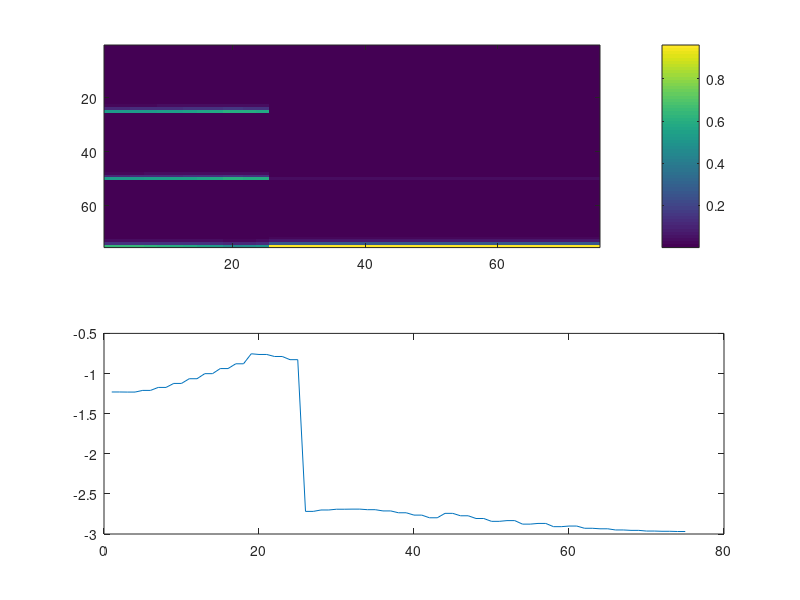

Here is the MATLAB script that generated this plot: (Note: this script raises an error after producing the figure.)
% LQR-based traffic smoothing.

function test_traffic_lqr

close all
count=0;
while count<10
  [x,status]=init;
  if status~=-1
    run(x)
    count=count+1;
  end
end

function [x,status]=init
global A B K n_cars n_active xlast vd dd topology radius dmin tau delay

status=0;

% Gains for unactuated cars.
k1=100;
k2=100;

% Reaction Delay
delay=1;
tau=0.15;

n_cars=25;

% Build the system matrices.
C1=diag(-1*ones(n_cars,1))+diag(ones(n_cars-1,1),-1);
C2=diag(-1*ones(n_cars,1));%+diag(ones(n_cars-1,1),-1);
if strcmpi(topology,'loop')
  C1(1,n_cars)=1;
end

if ~delay
  A=zeros(n_cars*2);
  topology='loop';
  A(1:n_cars,n_cars+1:2*n_cars)=C1;
  A(n_cars+1:2*n_cars,1:n_cars)=k1*eye(n_cars);
  A(n_cars+1:2*n_cars,n_cars+1:2*n_cars)=k2*C2;
else
  A=zeros(n_cars*3);
  A(1:n_cars,n_cars+1:2*n_cars)=C1;
  A(n_cars+1:2*n_cars,2*n_cars+1:3*n_cars)=eye(n_cars);
  A(2*n_cars+1:3*n_cars,1:n_cars)=k1*eye(n_cars)/tau;
  A(2*n_cars+1:3*n_cars,n_cars+1:2*n_cars)=k2*C2/tau;
  A(2*n_cars+1:3*n_cars,2*n_cars+1:3*n_cars)=-eye(n_cars)/tau;
end
  
[V,L]=eig(A);

%if strcmpi(topology,'line')
%  A(1,n_cars+1)=0;
%  A(n_cars+1,1)=0;
%end

% Indices of actuated cars.

figure(45)
subplot(211)
imagesc(abs(V))
colorbar
subplot(212)
plot(real(diag(L)))

car_indices=1:n_cars;
active=[];
%active=car_indices(rand(n_cars,1)<0.15)

n_active=numel(active);
if n_active>0
  A(active+n_cars,:)=0;
  B=eye(2*n_cars);
  B=B(:,n_cars+active);
  % LQR
  Q=eye(2*n_cars);
  R=eye(n_active);
  Co=ctrb(A,B);
  rank(Co)
  try
    [K,S,e]=lqr(A,B,Q,R)
  catch exc
    fprintf('LQR did not work');
    status=-1;
  end
else
  B=0;
  K=0;
end

% Keep track of the position of the last car
xlast=0;
% Desired velocity
vd=2;
% Desired intercar distance
dd=2;
% Minimum intercar distance
dmin=0.25;

if ~delay
  x=[-1*rand(n_cars,1);vd;zeros(n_cars-1,1)];
else
  x=[-1*rand(n_cars,1);vd;zeros(n_cars-1,1);zeros(n_cars,1)];
end

if strcmpi(topology,'loop')
  radius=dd*n_cars*1.5/(2*pi);
  x(1)=radius*2*pi-sum(x(2:n_cars)+dd)-dd;
  if x(1)<-dd
    fprintf('Radius is too small');
    status=-1;
  end
end

function run(x)
global xlast vd n_cars dd dmin xmax radius tidx
% Boundary for plotting
xmax=max(x(1:n_cars));
dt=0.0001;
figure
NO_COLLIDE=0;
NO_BACKWARD=0;
for tidx=1:250000
  u=control(x);
  xdot=dynamics(x,u);
  x=x+dt*xdot;
  x(1)=2*pi*radius-sum(x(2:n_cars)+dd)-dd;
  if NO_COLLIDE
    % Make sure cars don't collide.
    collisions=1+x(2:n_cars)<dmin-dd;
    x(collisions)=dmin-dd;
    x(n_cars+collisions)=-vd;
    xdot(collisions)=0;
  end
  if NO_BACKWARD
%     % Make sure cars don't move backward.
%     backward=x(n_cars+1:2*n_cars)<0;
%     x(n_cars+backward)=-vd;
%     xdot(backward)=-vd;
%     xdot(n_cars+backward)=0;
    xdot(1:n_cars)=max(xdot(1:n_cars),-vd);
  end
  xlast=xlast+dt*(vd+xdot(2*n_cars));
  if ~mod(tidx,4000)
    plot_cars(x,xdot);
    % disp(sum(collisions)/n_cars)
  end
end

function xdot=dynamics(x,u)
global A B
xdot=A*x+B*u;

function u=control(x)
global K
u=-K*x;

function plot_cars(x,xdot)
global n_cars dd vd xlast xmax topology radius tidx active

pos=flipud([xlast;xlast+cumsum(flipud(x(2:n_cars))+dd)]);

subplot(4,2,[1,3,5,7])
if strcmpi(topology,'line')
  x1=xlast+sum(x(2:n_cars)+dd);
  if x1>xmax
    xmax=x1+5*dd;
  end
  scatter(pos,zeros(size(pos)),linspace(10,80,n_cars),linspace(1,32,n_cars),'filled')
  xlim([x1-dd*n_cars*1.0, xmax])
  ylim([-2,2])
  title(sprintf('Cars %d',tidx))
  colormap('cool')
elseif strcmpi(topology,'loop')
  spacings=x(1:n_cars)+dd;
  thetas=pos/radius;
  theta_goals=thetas-dd/radius;
  scatter(radius*cos(thetas),radius*sin(thetas),linspace(10,80,n_cars),linspace(1,32,n_cars),'filled');
  colormap('cool')
  hold on
  for aidx=active
    scatter(radius*cos(thetas(aidx)),radius*sin(thetas(aidx)),'ro','SizeData',25,'MarkerEdgeColor','r','MarkerFaceColor','r');
  end
  hold off
  % hold on
  % scatter(radius*cos(theta_goals),radius*sin(theta_goals),5,'k','filled');
  hold off
  axis square
  xlim([-radius,radius])
  ylim([-radius,radius])
  title(sprintf('Cars %d',tidx))
end

subplot(422)
stem(dd+x(1:n_cars))
title('Spacings')

subplot(424)
stem(pos)
title('Positions')

subplot(426)
stem(vd+x(n_cars+1:2*n_cars))
title('Velocities')

subplot(428)
stem(xdot(n_cars+1:2*n_cars))
title('Accelerations')

drawnow;
set(gcf,'Position',[100,100,1000,500]);
pause(0.01)
